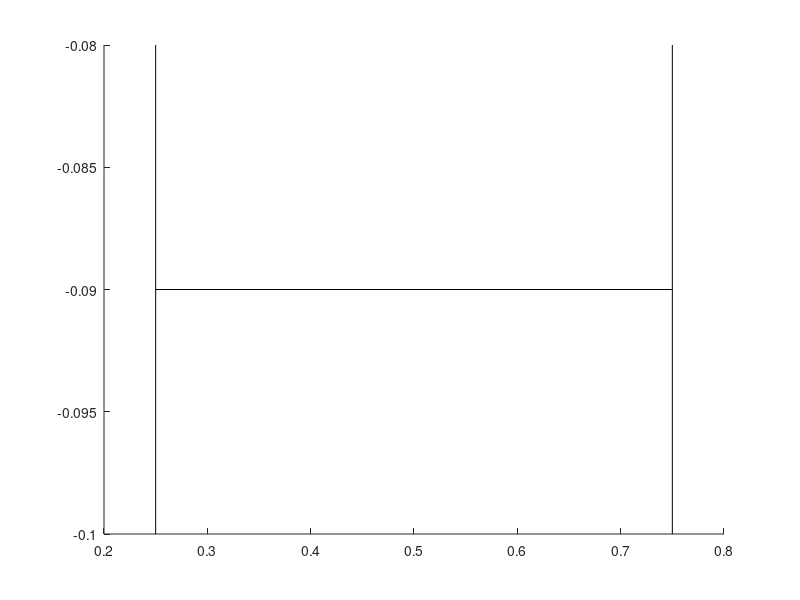

The MATLAB script that drew this image: (Note: this script raises an error after producing the figure.)
% Scale bar
function [ h1, h2 ] = lengthscale( varargin )

% arguments
str = '';
x = get( gca, 'XLim' );
y = get( gca, 'YLim' );
x = x(1) + [ .25 .75 ] * ( x(2) - x(1) );
y = y(1) - [ .1  .08 ] * ( y(2) - y(1) );
if nargin >= 1, str = varargin{1}; end
if nargin >= 2, x = varargin{2}; end
if nargin >= 3, y = varargin{3}; end

% lines
hold on
fg = get( gcf, 'DefaultTextColor' );
bg = get( gcf, 'Color' );
x_ = .5 * sum( x );
y_ = .5 * sum( y );
h1 = plot( [ x(1) x(2) nan x(1) x(1) nan x(2) x(2) ], ...
           [ y_   y_   nan y(1) y(2) nan y(1) y(2) ] );
set( h1, 'Clipping', 'off', 'HitTest', 'off', 'Color', fg )
if nargout < 1, clear h1, end

% text
h2 = text( x_, y_, [ num2str(x(2)-x(1)) str ], 'Hor', 'center', 'Ver', 'middle' );
set( h2, 'BackgroundColor', bg, 'Clipping', 'off', 'HitTest', 'off' )
if nargout < 2, clear h2, end

